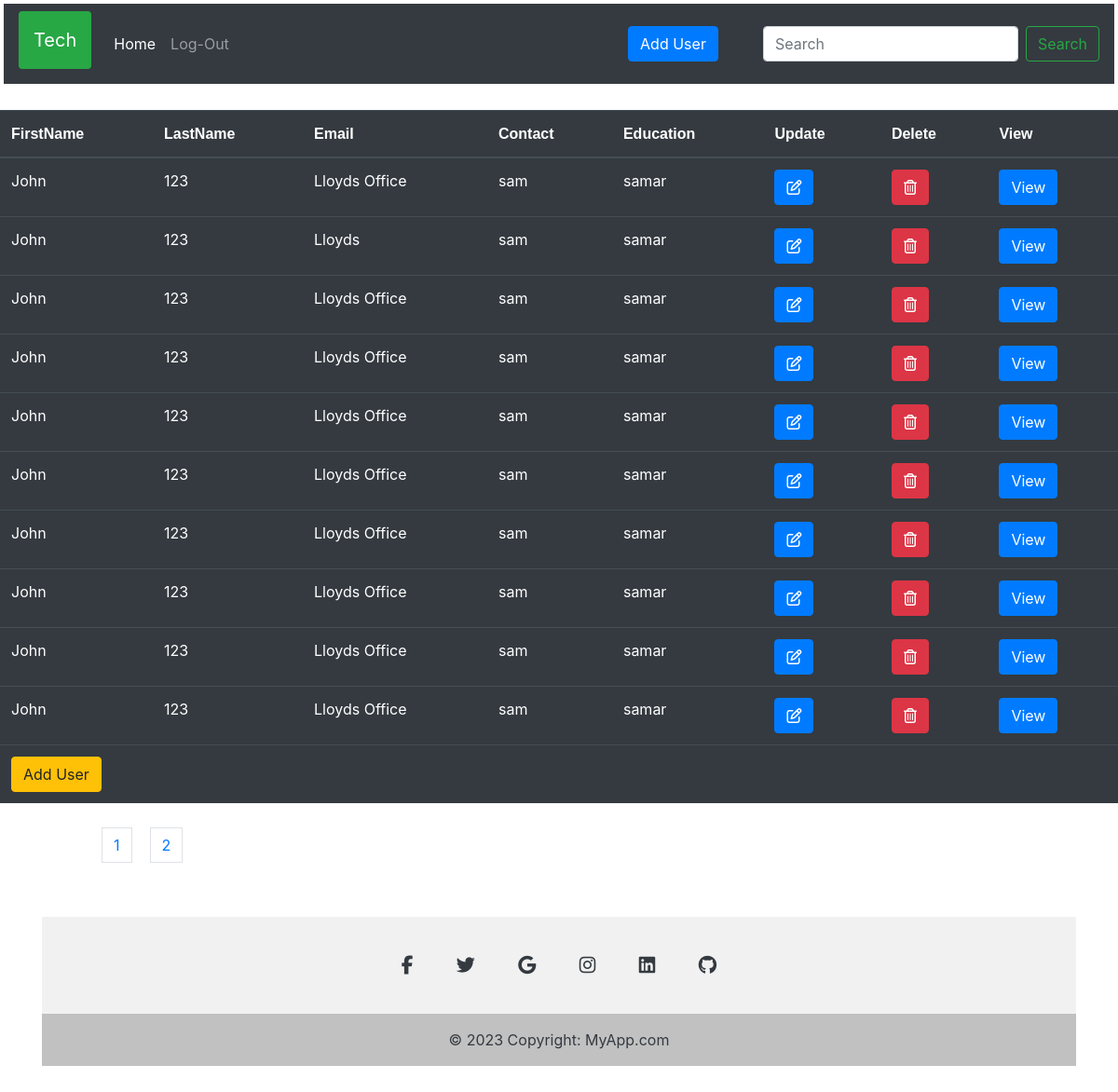
/index.php (signed in), run on the app's committed database.
### tables this page shows
CREATE TABLE `crud1` (
  `id` int(1) NOT NULL,
  `fname` varchar(25) NOT NULL,
  `lname` varchar(255) NOT NULL,
  `email` varchar(30) NOT NULL,
  `contact` varchar(10) NOT NULL,
  `education` varchar(20) NOT NULL
);

### index.php (the view, shortened to what this page needs)
<!DOCTYPE html>
<html lang="en">
<?php include "index_header.php"; ?>
<body>
  <!DOCTYPE html>
  <html lang="en">
  <body>
    <?php include "navbar.php"; ?>
    <?php
    include "connection.php";
    if (!isset($_GET["page"])) {
        $page = 1;
    } else {
        $page = $_GET["page"];
    }
    $results_per_page = 10;
    $query = "SELECT * FROM crud1";
    $result = $conn->query($query);
    $number_of_result = mysqli_num_rows($result);
    $number_of_page = ceil($number_of_result / $results_per_page);
    $page_first_result = ($page - 1) * $results_per_page;
    $queryy =
        "SELECT * FROM crud1 LIMIT " .
        $page_first_result .
        "," .
        $results_per_page;
    echo '
    <table class="table table-dark" border="0" cellspacing="2" cellpadding="2">
    <thead>  <tr>
          <th> <font face="Arial">FirstName</font> </th>
          <th> <font face="Arial">LastName</font> </th>
          <th> <font face="Arial">Email</font> </th>
          <th> <font face="Arial">Contact</font> </th>
          <th> <font face="Arial">Education</font> </th>
          <th> <font face="Arial">Update</font> </th>
          <th> <font face="Arial">Delete</font> </th>
          <th> <font face="Arial">View</font> </th>
      </tr> </thead>
      ';
    if ($result = $conn->query($queryy)) {
        while ($row = $result->fetch_assoc()) {
            $field1name = $row["fname"];
            $field2name = $row["lname"];
            $field3name = $row["email"];
            $field4name = $row["contact"];
            $field5name = $row["education"];
            $field6name = $row["id"];
            echo '<tr>
                  <td>
                      <div contentEditable="true" id="fname_' .$field6name . '" class="edit" >  ' .  $field1name . '</div>
                 </td>
                  <td>
                      <div contentEditable="true" id="lname_' .$field6name .'" class="edit" >' .$field2name .' </div>
                 </td>
                  <td>
                      <div contentEditable="true" id="email_' .$field6name .'" class="edit" >' .$field3name .'</div>
                  </td>
                <td>
                   <div contentEditable="true" id="contact_' .$field6name .'" class="edit" >' .$field4name .'</div>
                 </td>
               <td>
                     <div contentEditable="true" id="education_' .$field6name .'" class="edit" >' .$field5name .'</div>
               </td>
                  <td>
                  <a href="update.php?myid=' .$field6name .'" class="btn btn-primary"><i class="fa-regular fa-pen-to-square"></i></a>
                </td>
                  <td>
                       <a id="' .$field6name .'" data-id="' .$field6name .'"class="btn delete btn-danger"><i class="fa-regular fa-trash-can"></i></a>
                       </td>
                      <td>
                   <button  id="' .$field6name .'" onclick="viewdata(this.id)"  type="button" class="btn viewdata btn-primary" data-bs-toggle="modal" data-bs-target="#exampleModal">View</button>
                   </td>
              </tr>';
        }
        echo '
            <tr>
                  <td colspan="8" > <a href="add_user.php" ><button type="button" class=" mr-5  btn btn-m btn-warning" >Add User</button></a>
                </td>
              </tr>
        </table>
        <nav style="margin-left: 100px; " aria-label="...">
  <ul class="pagination">
  <li class="page-item disabled">
</li>
';
        for ($page = 1; $page <= $number_of_page; $page++) {
            echo '    <li style="padding: 10px;" class="page-item"> <a  class="page-link" href = "index.php?page=' .
                $page .
                '">' .
                $page .
                "   </a> </li> ";
        }
        echo '
  <li class="page-item">
    </li>
    </li>
  </ul>
</nav>
        ';
    }
    include "footer.php";
    ?>
  </body>
  </html>

### index_header.php (shortened to what this page needs)
<head>
<link rel="stylesheet" href="https://cdn.jsdelivr.net/npm/bootstrap@4.5.3/dist/css/bootstrap.min.css"
>
<link rel="stylesheet" href="https://stackpath.bootstrapcdn.com/bootstrap/4.4.1/css/bootstrap.min.css"
>
<link rel="stylesheet" href="https://cdnjs.cloudflare.com/ajax/libs/font-awesome/6.4.2/css/all.min.css"
 />
</head>

### navbar.php (shortened to what this page needs)
<!doctype html>
<html lang="en">
<?php include("header.php"); ?>
<body>
  <nav  class="navbar navbar-expand-lg m-1 navbar-dark bg-dark">
    <a class=" bg-success rounded text-white p-3 mb-2 navbar-brand" href="index.php">Tech</a>
    <div class="collapse navbar-collapse" id="navbarSupportedContent">
      <ul class="navbar-nav mr-auto">
        <li class="nav-item active">
          <a class="nav-link" href="index.php">Home <span class="sr-only">(current)</span></a>
        </li>
        <li class="nav-item">
          <a class="nav-link" href="logout.php">Log-Out</a>
        </li>
      </ul>
    <a href="add_user.php" ><button type="button" class=" mr-5  btn btn-m btn-primary" >Add User</button></a>
      <form action="view2.php" method="post" class="form-inline my-2 my-lg-0">
        <input class="form-control mr-sm-2" name="first_name" type="search" placeholder="Search" aria-label="Search">
        <button class="btn btn-outline-success my-2 my-sm-0" type="submit">Search</button>
      </form>
    </div>
  </nav>
  <br>
</body>
</html>

### header.php (shortened to what this page needs)
<!DOCTYPE html>
<html lang="en">
<head>
  <link rel="stylesheet" href="https://stackpath.bootstrapcdn.com/bootstrap/4.4.1/css/bootstrap.min.css">
<link rel="stylesheet" href="https://cdn.jsdelivr.net/npm/bootstrap@4.5.3/dist/css/bootstrap.min.css">
    <link rel="stylesheet" href="https://stackpath.bootstrapcdn.com/bootstrap/4.4.1/css/bootstrap.min.css"
>
        <link rel="stylesheet" href="https://cdnjs.cloudflare.com/ajax/libs/font-awesome/6.4.2/css/all.min.css" />
</head>

### footer.php
<div class="container my-5">
  <footer class="text-center text-white" style="background-color: #f1f1f1;">
  <div class="container pt-4">
    <section class="mb-4">
      <a
        class="btn btn-link btn-floating btn-lg text-dark m-1"
        href="#!"
        role="button"
        data-mdb-ripple-color="dark"
        ><i class="fab fa-facebook-f"></i
      ></a>
      <a
        class="btn btn-link btn-floating btn-lg text-dark m-1"
        href="#!"
        role="button"
        data-mdb-ripple-color="dark"
        ><i class="fab fa-twitter"></i
      ></a>
      <a
        class="btn btn-link btn-floating btn-lg text-dark m-1"
        href="#!"
        role="button"
        data-mdb-ripple-color="dark"
        ><i class="fab fa-google"></i
      ></a>
      <a
        class="btn btn-link btn-floating btn-lg text-dark m-1"
        href="#!"
        role="button"
        data-mdb-ripple-color="dark"
        ><i class="fab fa-instagram"></i
      ></a>
      <a
        class="btn btn-link btn-floating btn-lg text-dark m-1"
        href="#!"
        role="button"
        data-mdb-ripple-color="dark"
        ><i class="fab fa-linkedin"></i
      ></a>
      <a
        class="btn btn-link btn-floating btn-lg text-dark m-1"
        href="#!"
        role="button"
        data-mdb-ripple-color="dark"
        ><i class="fab fa-github"></i
      ></a>
    </section>
  </div>
  <div class="text-center text-dark p-3" style="background-color: rgba(0, 0, 0, 0.2);">
    © 2023 Copyright:
    <a class="text-dark" href="index.php">MyApp.com</a>
  </div>
</footer>
</div>

### data on the page
crud1: fname "John", lname "123", email "Lloyds Office", contact "sam", education "samar"
crud1: fname "John", lname "123", email "Lloyds", contact "sam", education "samar"
crud1: fname "John", lname "123", email "Lloyds Office", contact "sam", education "samar"
crud1: fname "John", lname "123", email "Lloyds Office", contact "sam", education "samar"
crud1: fname "John", lname "123", email "Lloyds Office", contact "sam", education "samar"
crud1: fname "John", lname "123", email "Lloyds Office", contact "sam", education "samar"
crud1: fname "John", lname "123", email "Lloyds Office", contact "sam", education "samar"
crud1: fname "John", lname "123", email "Lloyds Office", contact "sam", education "samar"
crud1: fname "John", lname "123", email "Lloyds Office", contact "sam", education "samar"
crud1: fname "John", lname "123", email "Lloyds Office", contact "sam", education "samar"
